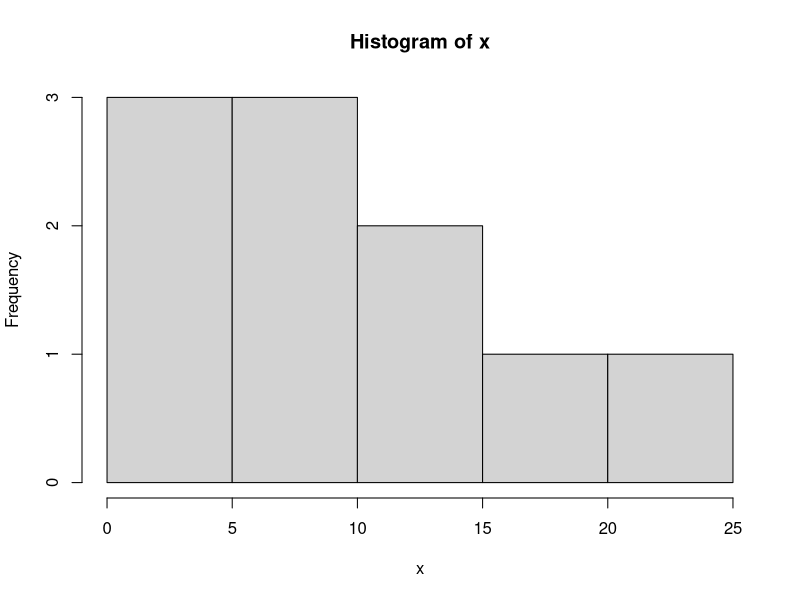
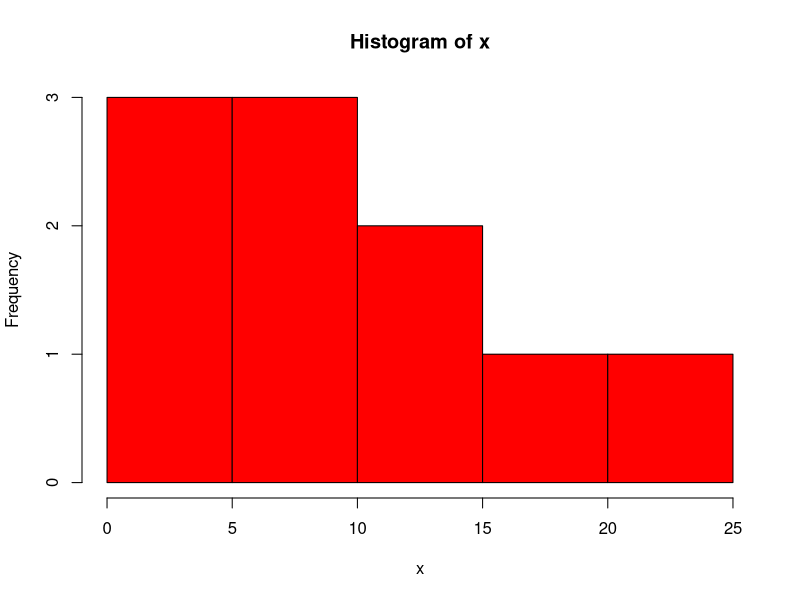
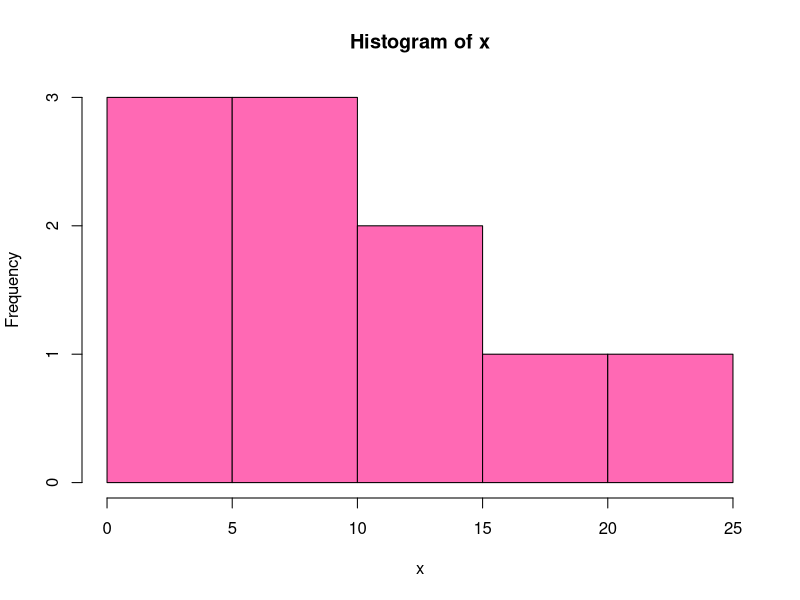
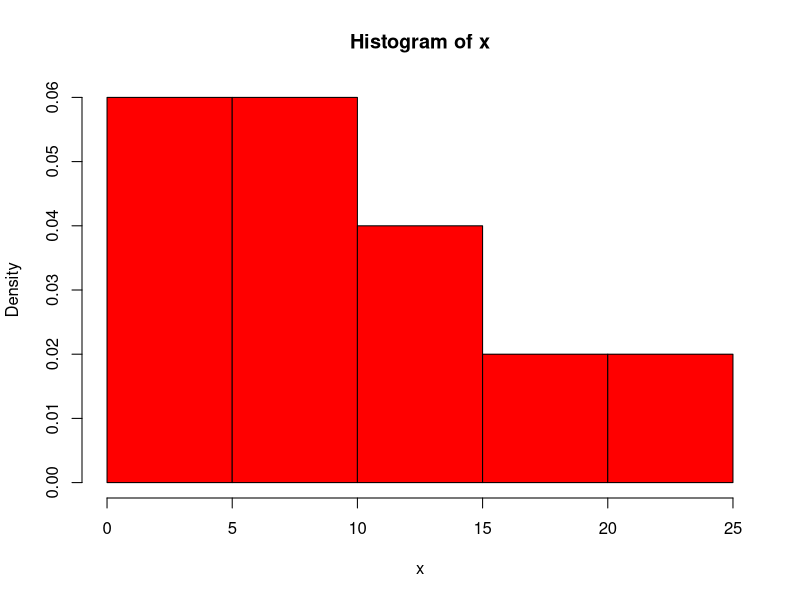
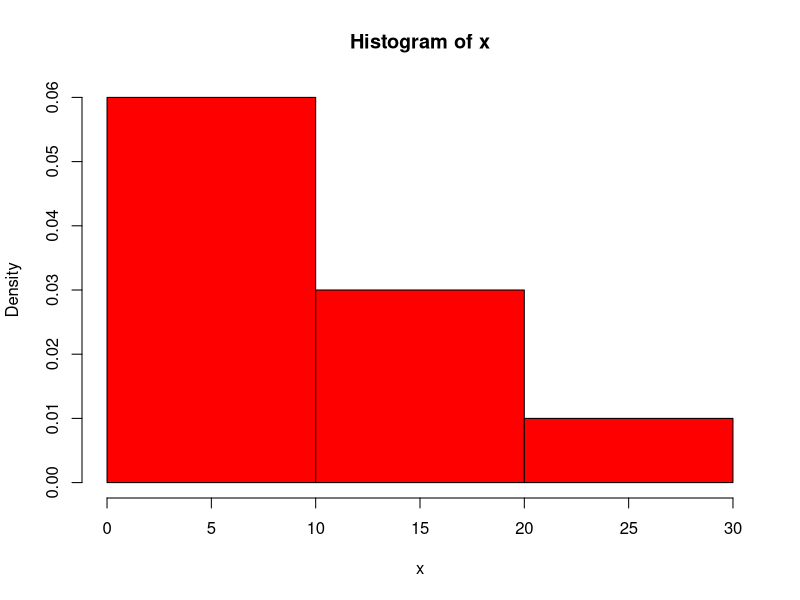

Source code (R) for these figures, in order:
### 12 January ###
### R basics ###

## R as a calculator
1 + 4 
4 - 9
6 * 5 + 7 / 2
sqrt(36) 
6 ^ 2
6 ** 2

log(4)
log(4, base = 2)  # so 2^2 = 4
log10(100)  # the same as log(100, base=10)

round(12.57)
round(12.57, 1)  # round to tenths, 1 digit after .

## Variables in R
a <- 3
a

x <- 2
x <- x + 3
x # updated, now it is 3 + 2 = 5

s <- "hello"
s
toupper(s)
s
s <- toupper(s)
s  # updated

## Vectors in R
v <- c(1, 0, 0, 1, 2) # vector v
v
class(v) # numeric values, not text ones
length(v)

v[1]  # first element
v[2]  # second element 
v[0]  # no error, but no such element

names <- c('Ann', 'Tom')
names

## Descriptive statistics in R
x <- c(6, 6, 7, 0, 14, 24, 16, 15, 2, 0)
x

min(x) # maximum value
max(x) # maximum value
mean(x) # an average, a sample mean
median(x) # a median
var(x) # a sample variance
sd(x) # a standard deviation

y <- c("a", "b", "c", "a", "c", "c")
table(y)
table(y)/sum(table(y))

## Histograms

hist(x)  # hist - from histogram
hist(x, col="red")  # col for color
hist(x, col="hotpink")  # more interesting color


# freq=FALSE, not absolute frequences by y-axis
hist(x, col="red", freq=FALSE) 
hist(x, col="red", freq=FALSE, breaks=3)  # 3 bins

